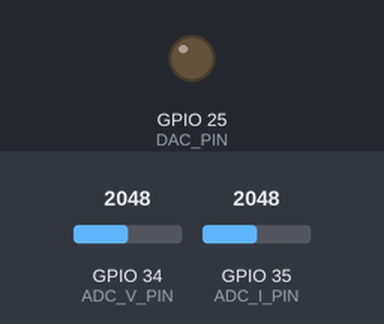
Bench run of a sketch on a simulated ESP32. On the bench: output pins drawn as LEDs (lit = HIGH). Inputs (shaded band) come from the test bench; at power-on: GPIO 34 (ADC_V_PIN) = 2048, GPIO 35 (ADC_I_PIN) = 2048. What the sketch prints to the serial monitor is not drawn.

Above: at 1.4 s.
1.5 s: GPIO 34 (ADC_V_PIN) set to 491
Timing chart, 0 to 2.0 s (numbered marks = the images above; inputs shaded):
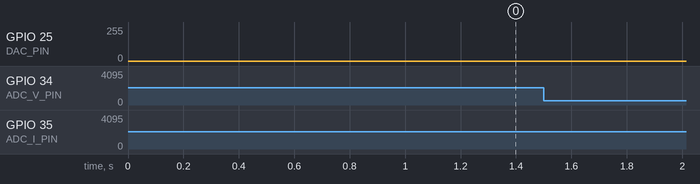

The sketch:

stage1_frontend.ino
```cpp
// stage1_frontend.ino
//
// Stage 1 of docs/STANDALONE_TESTER_PLAN.md: dual_core_loopback.ino driving the standalone
// analog front end (hardware/sim/stage1_breadboard.svg) instead of a jumper wire. Changes
// vs. dual_core_loopback: DAC amplitude 104 counts (x3.7 gain -> A = 5.0 V at node A),
// meta line carries the front-end A and the default Rr, and GPIO34/35 now read node A /
// node B through the return paths. Convert with: hardware/reader.py --frontend --rr <ohm>.
//
// Original header (still accurate for the timing/core design):
// Step 1 of the dual-core single-board plan (see ../../README.md "Dual-core single-board
// plan" and docs/ROADMAP.md Phase A). Same job as loopback/sine_capture.ino, but split
// across the ESP32's two cores so a slow analogRead()/Serial.printf() on the capture side
// can't stall the drive timing (and vice versa):
//
//   Core 0 — driveTask:   sine LUT -> dacWrite(GPIO25), index chosen from elapsed time
//   Core 1 — loop():      analogRead GPIO34 (V) + GPIO35 (I) -> phase from elapsed time -> CSV
//
// No sync wire: both cores read the same hardware timer (esp_timer_get_time()) against one
// shared t0us, so the capture side labels phase with the same clock the drive side used to
// pick the DAC value. Same "phase from a known reference, never from geometry" rule as
// sine_capture.ino (CLAUDE.md design decision #2).
//
// Wiring (Stage 1 breadboard, hardware/sim/stage1_breadboard.svg): GPIO25 -> a11 (drive amp
// input), GPIO34 -> e30 (node A via return path), GPIO35 -> e34 (node B via return path),
// 3V3 -> a32, VIN -> MT3608 VIN+, GND -> bottom GND rail. Connect GPIO34/35 LAST, only after
// rows 30/34 measure ~1.29 V DC — never wire node A or B (+-5 V) straight to an ADC pin.
//
// Board: ESP32 DevKit V1 (DOIT ESP32 DEVKIT V1).
// Serial output: identical frame to sine_capture.ino -> zero hardware/reader.py changes.

#include <math.h>
#include "esp_timer.h"

// ---------- Pins ----------
const int DAC_PIN   = 25;   // DAC1
const int ADC_V_PIN = 34;   // ADC1_CH6 — voltage across DUT (loopback: the driven node)
const int ADC_I_PIN = 35;   // ADC1_CH7 — sense-resistor channel (loopback: same node, separate pin)

// ---------- Drive (same values as sine_capture.ino, verified on hardware 2026-09-15) ----------
const double DRIVE_FREQ_HZ = 50.0;   // bring-up only; ~1kHz needs DMA ADC (ROADMAP Phase A)
const int LUT_SIZE = 100;
uint8_t sineLUT[LUT_SIZE];
const int DAC_CENTER = 128;
const int DAC_AMPLITUDE_COUNTS = 104;   // dacValue swings 24..232; x3.7 front-end gain -> 4.98 V at node A

const float VREF = 3.3f;
const float FRONTEND_GAIN = 3.7f;        // 1 + 27k/10k (hardware/sim/stage0_check.py)
const float A_NOMINAL_VOLTS = DAC_AMPLITUDE_COUNTS * (VREF / 255.0f) * FRONTEND_GAIN;   // nominal; reader.py measures the real A
const float RR_OHMS_PLACEHOLDER = 1000.0f;   // Stage 1 default jumper (row 46); pass --rr if you move it

const unsigned long BAUD = 921600;

// ---------- UART budget (logic-analyzer finding, 2026-10-09 — see ../../README.md) ----------
// At 921600 8N1 one byte is 10.85 us. Free-running, the core sampled every ~312 us while lines
// grew to ~34 bytes (~372 us) as index/t_us gained digits, so the TX buffer filled and ~1.6 ms
// holes appeared 2-3x per drive cycle. Fix: (1) bound the line length by wrapping index and
// t_us — nothing downstream uses them except to spot drops, which still works modulo the wrap;
// (2) sample on a fixed 333 us grid. Longest line = 4+5+6+4+4 digits + 4 commas + '\n' = 28 bytes
// = ~304 us < 333 us, so the UART never saturates and the rate no longer decays with uptime.
const int64_t SAMPLE_PERIOD_US = 333;     // ~60 samples per 50 Hz cycle
const uint32_t INDEX_WRAP = 10000;        // index printed as 0..9999
const int64_t T_US_WRAP = 100000;         // t_us printed as 0..99999 (wraps every 100 ms = 5 cycles)

// ---------- Shared state (single writer in setup(), read-only afterwards — no mutex) ----------
volatile int64_t t0us = 0;
volatile bool driveRunning = false;   // set by driveTask after its first dacWrite()

// Where each half runs. Arduino's setup()/loop() already run on core 1 (ARDUINO_RUNNING_CORE);
// the drive task is pinned to the other core explicitly rather than relying on that default.
const BaseType_t DRIVE_CORE = 0;
const BaseType_t CAPTURE_CORE = 1;   // = loop()'s core; documented here, checked in setup()

static inline double cyclePosAt(int64_t nowUs) {
  return fmod((double)(nowUs - t0us) * DRIVE_FREQ_HZ / 1e6, 1.0);   // 0..1 fraction of a cycle
}

// Busy loop on core 0: only rewrites the DAC when the LUT index changes. Never blocks on
// Serial or the ADC, so its timing is independent of the capture side. Core 0's idle-task
// watchdog is disabled in setup() because this task never yields (no WiFi/BT in this sketch).
void driveTask(void *) {
  int lastIndex = -1;
  for (;;) {
    int idx = (int)(cyclePosAt(esp_timer_get_time()) * LUT_SIZE) % LUT_SIZE;
    if (idx != lastIndex) {
      dacWrite(DAC_PIN, sineLUT[idx]);
      lastIndex = idx;
      driveRunning = true;
    }
  }
}

uint32_t sampleIndex = 0;
int64_t nextSampleUs = 0;

void setup() {
  Serial.begin(BAUD);
  delay(200);

  for (int i = 0; i < LUT_SIZE; i++) {
    float angle = 2.0f * PI * i / LUT_SIZE;
    int v = DAC_CENTER + (int)roundf(DAC_AMPLITUDE_COUNTS * sinf(angle));
    sineLUT[i] = (uint8_t)constrain(v, 0, 255);
  }

  Serial.println("# stage1_frontend ready");
  Serial.printf(
    "# drive_freq_hz=%.3f lut_size=%d dac_center=%d dac_amplitude_counts=%d "
    "A_nominal_v=%.4f Rr_ohm_placeholder=%.4f vref=%.2f dac_bits=8 adc_bits=12 baud=%lu "
    "drive_core=%d capture_core=%d sample_period_us=%d index_wrap=%lu t_us_wrap=%d\n",
    DRIVE_FREQ_HZ, LUT_SIZE, DAC_CENTER, DAC_AMPLITUDE_COUNTS,
    A_NOMINAL_VOLTS, RR_OHMS_PLACEHOLDER, VREF, BAUD,
    (int)DRIVE_CORE, (int)xPortGetCoreID(),
    (int)SAMPLE_PERIOD_US, (unsigned long)INDEX_WRAP, (int)T_US_WRAP
  );
  if (xPortGetCoreID() != CAPTURE_CORE) {
    Serial.println("# WARNING: loop() is not on the expected capture core");
  }
  Serial.println("index,t_us,phase_rad,adc_v_counts,adc_i_counts");

  t0us = esp_timer_get_time();   // written once, before driveTask exists -> no race

  disableCore0WDT();
  xTaskCreatePinnedToCore(driveTask, "driveTask", 4096, nullptr,
                          configMAX_PRIORITIES - 1, nullptr, DRIVE_CORE);

  while (!driveRunning) { delay(1); }   // skip the few ms before the first DAC value lands
  nextSampleUs = esp_timer_get_time();
}

void loop() {
  // Fixed sample grid. Phase is still labelled from the ACTUAL sample time against the shared
  // t0us (same as sine_capture.ino), so any residual jitter only makes raw spacing uneven.
  while (esp_timer_get_time() < nextSampleUs) { }
  int64_t tSample = esp_timer_get_time();
  nextSampleUs += SAMPLE_PERIOD_US;
  if (nextSampleUs <= tSample) nextSampleUs = tSample + SAMPLE_PERIOD_US;   // overran: skip a slot, don't burst

  int adcV = analogRead(ADC_V_PIN);
  int adcI = analogRead(ADC_I_PIN);

  double phaseRad = cyclePosAt(tSample) * 2.0 * PI;

  Serial.printf("%lu,%lu,%.4f,%d,%d\n", (unsigned long)(sampleIndex % INDEX_WRAP),
                (unsigned long)((tSample - t0us) % T_US_WRAP), phaseRad, adcV, adcI);
  sampleIndex++;
}
```
